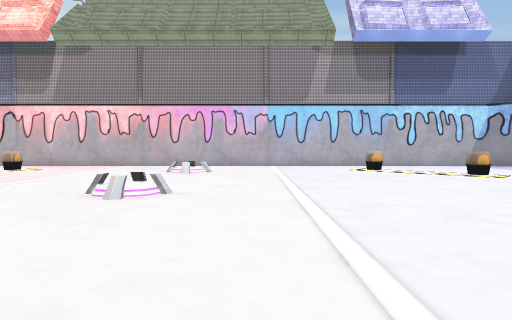
[1] (above)

17 first-person views from a walk through a 3-D level made in the Unity game engine. The camera is 1.4 m above the floor, tilts 2° down and sees 75° across. The floor is counted in squares, 2 m on a side. Each view is taken from the middle of a square. On the plan, view 1 faces up. The plan holds only what a view shows up to about 10 squares ahead; the rest is blank. The place goes on beyond the plan. Some animated figures are not drawn. Some surface patterns are stand-ins.

[2]
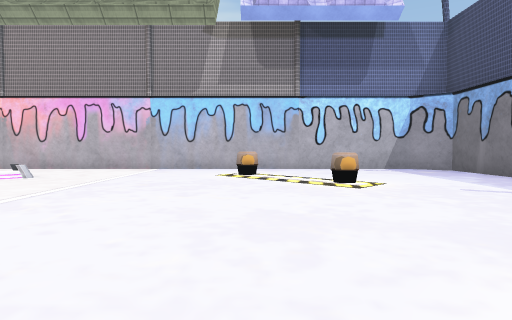

[3]
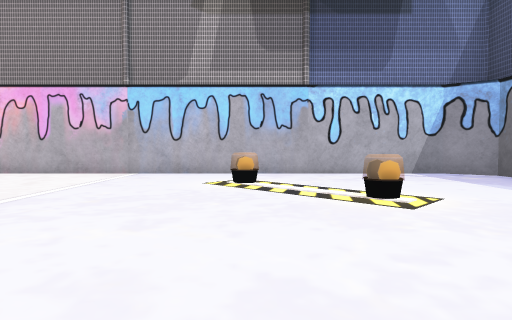

[4]
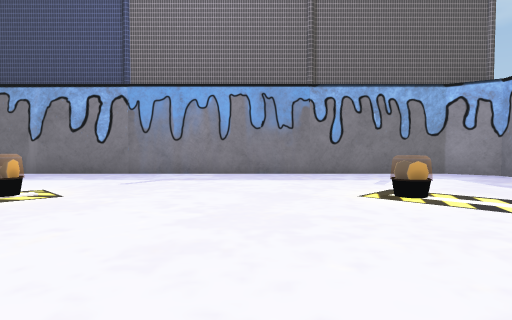

[5]
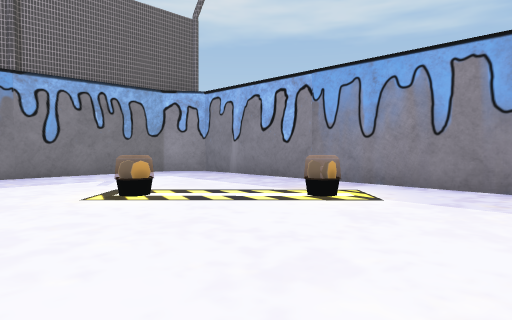

[6]
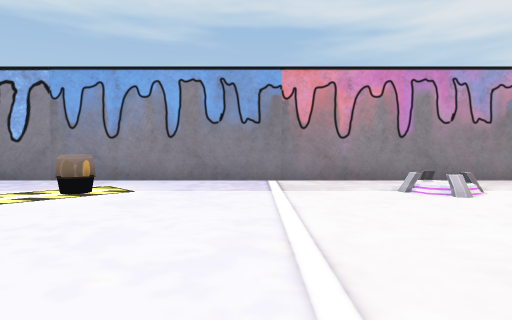

[7]
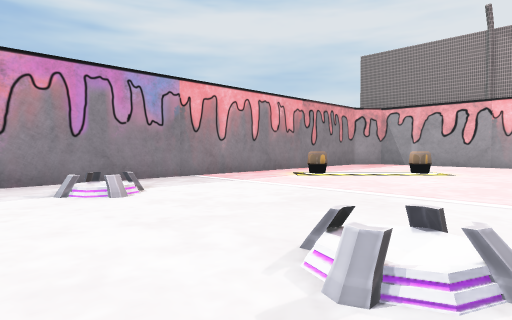

[8]
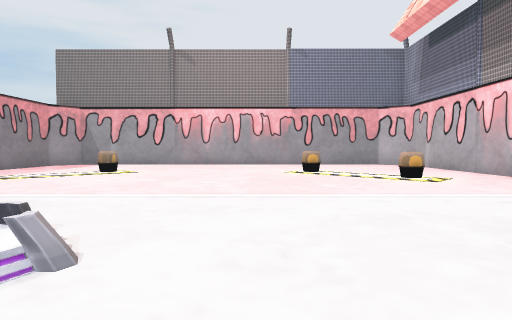

[9]
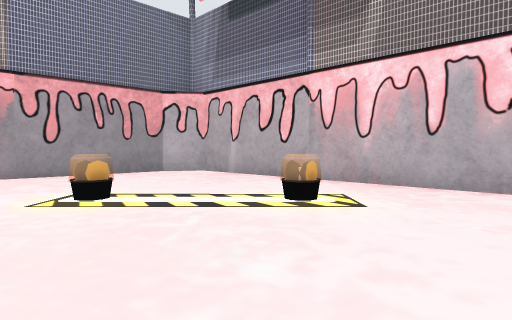

[10]
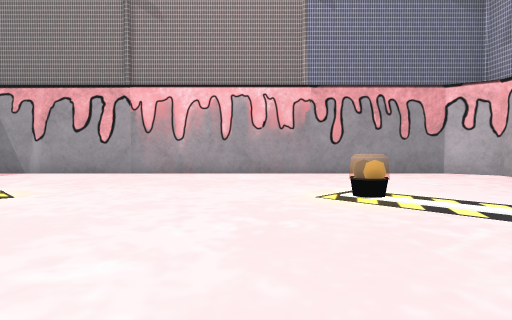

[11]
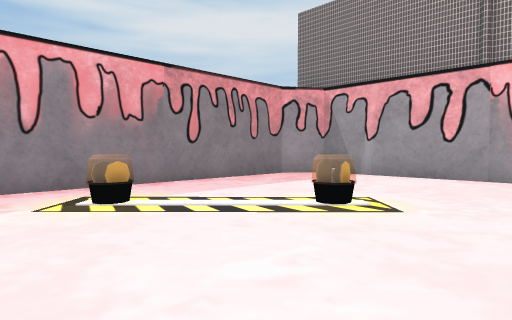

[12]
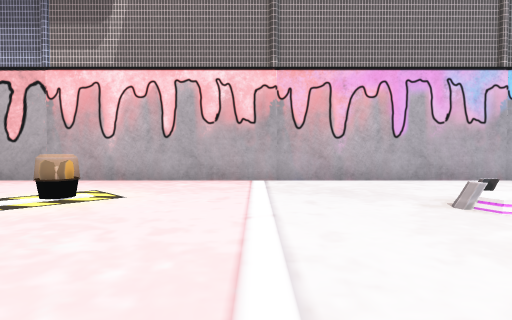

[13]
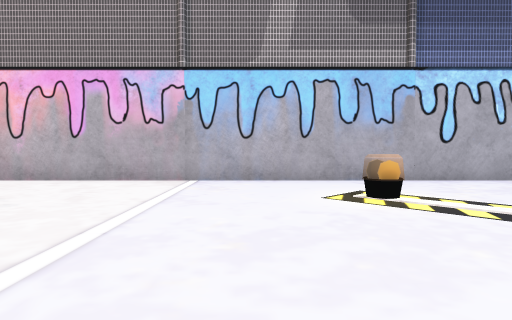

[14]
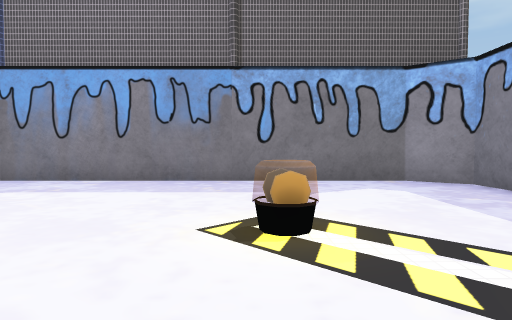

[15]
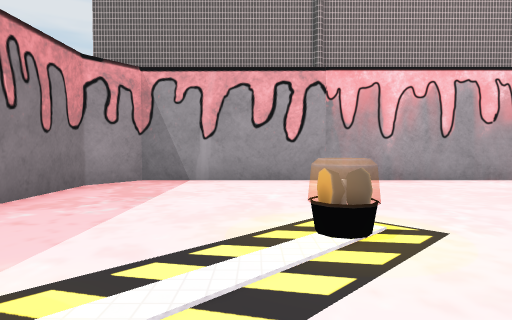

[16]
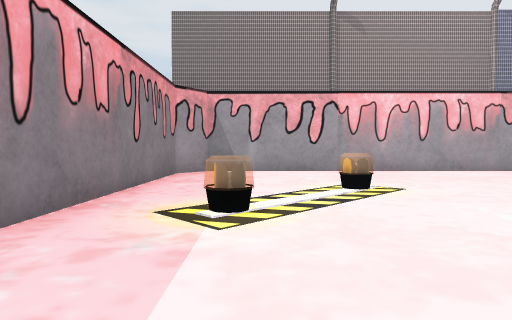

[17]
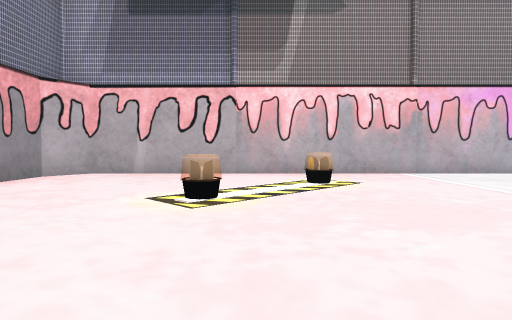

### Floor plan
Key: @ floor where view 1 was taken; # wall or solid block; . main floor; : floor 0.25 m higher than the main floor; = window, fence, low wall or low ledge; ^ raised ledge.
Columns run from 15 left of view 1 to 11 right of it. Each row starts with its distance up from view 1.
 14  #########################
 13 ##.......................##
 12 #.........................#
 11 #......=...........^......#
 10 #......=.....=.....=......#
  9 #....=...............^....#
  8 #....=...............=....#
  7 #.........................#
  6 #.........................#
  5 #............=............#
  4 #.........................#
  3 #....==..............^....#
  2 #....................=....#
  1 #......==....=.....^......#
  0 #............:.@...=......#
 -1 ##.......................##
 -2  #########################

Positions as (right, up) in squares from view 1, and headings:
1: (0, 0), facing up
2: (4, 2), facing up
3: (4, 4), facing up
4: (1, 5), facing right
5: (1, 5), facing down-right
6: (1, 6), facing down
7: (0, 6), facing down-left
8: (0, 7), facing left
9: (-5, 7), facing up-left
10: (-5, 7), facing left
11: (-6, 5), facing down-left
12: (-5, 6), facing up
13: (2, 6), facing up
14: (3, 3), facing right
15: (-7, 2), facing left
16: (-4, 1), facing left
17: (-9, 4), facing up
